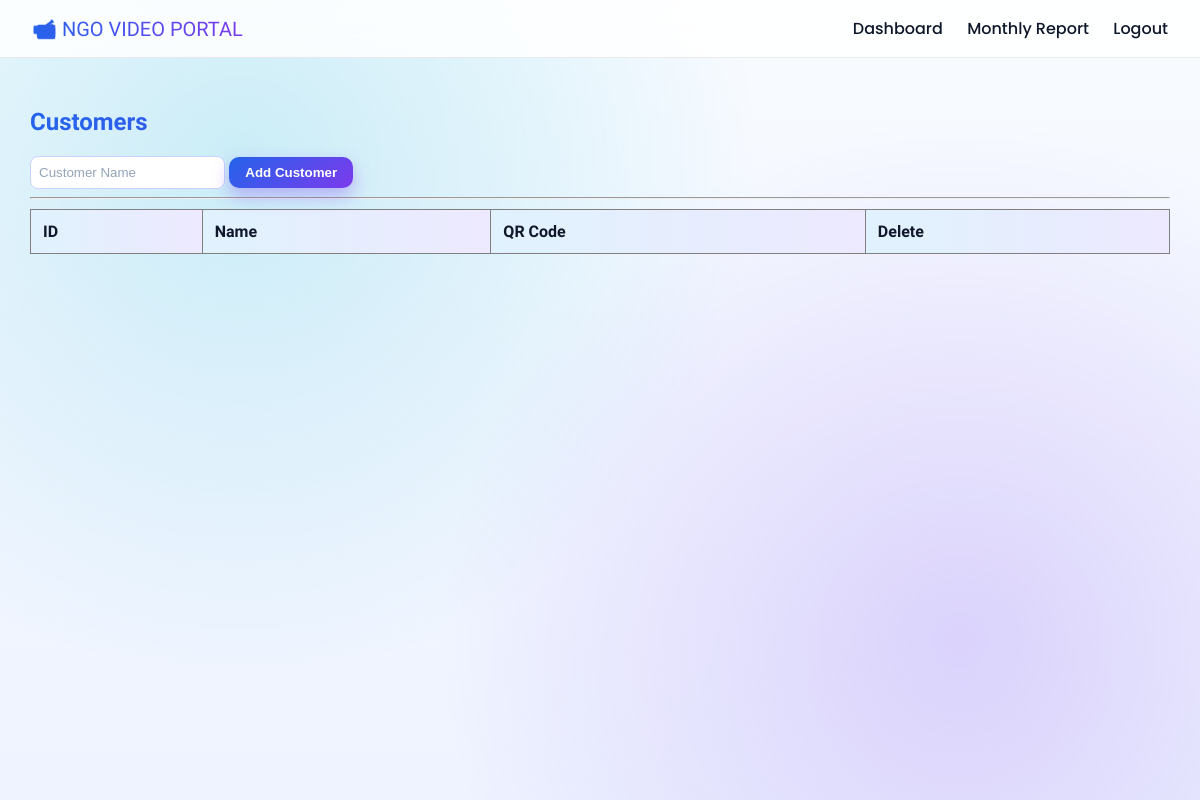
Page /dashboard (signed in) on the earlier database version.
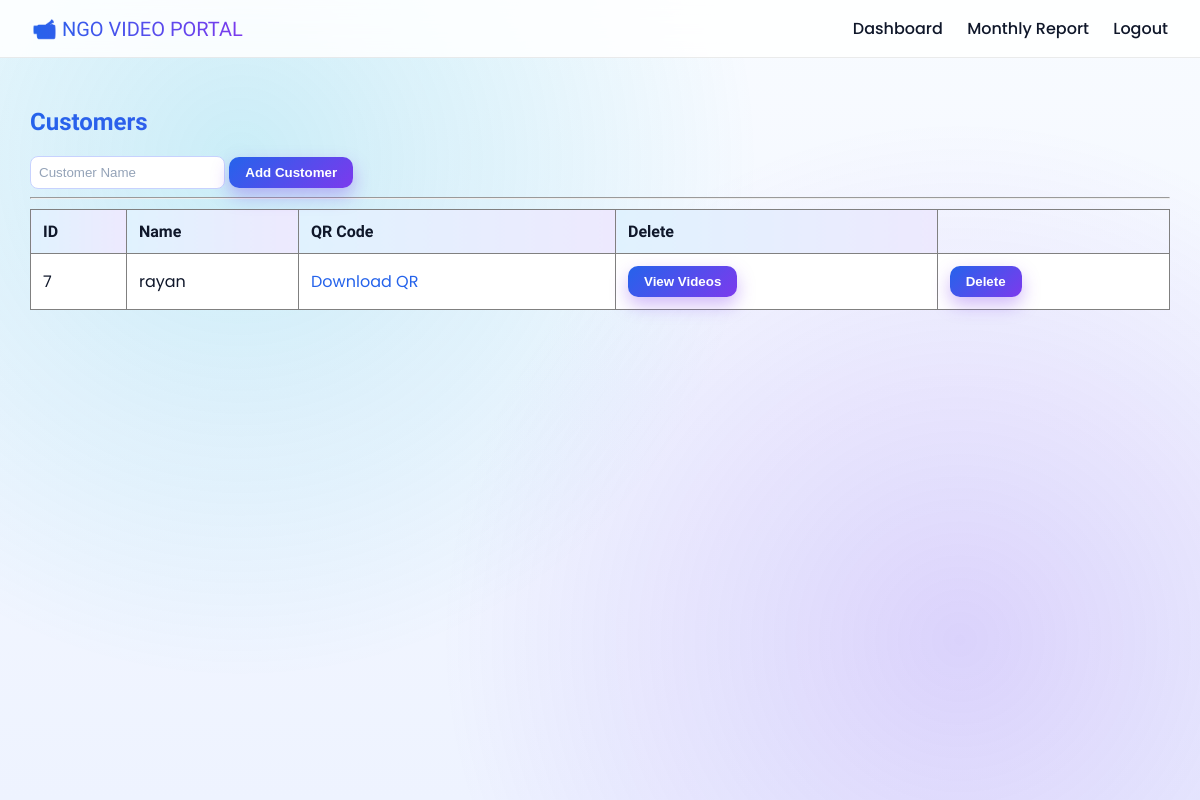
Same page on the later database version.
### tables this page shows
CREATE TABLE customers (
            id INTEGER PRIMARY KEY AUTOINCREMENT,
            name TEXT,
            unique_code TEXT
        );

### app.py (the view)
@app.route('/')
@app.route('/dashboard')
def dashboard():
    if not session.get('admin'):
        return redirect(url_for('login'))
    conn = sqlite3.connect(DATABASE)
    c = conn.cursor()
    c.execute("SELECT * FROM customers")
    customers = c.fetchall()
    conn.close()
    return render_template("index.html", customers=customers)

### templates/index.html
{% extends "layout.html" %}
{% block content %}
<h2>Customers</h2>
<form method="POST" action="/create_customer">
    <input type="text" name="name" placeholder="Customer Name" required>
    <button type="submit">Add Customer</button>
</form>
<hr>
<table border="1" cellpadding="10">
    <tr>
        <th>ID</th>
        <th>Name</th>
        <th>QR Code</th>
        <th>Delete</th>
    </tr>
    {% for customer in customers %}
    <tr>
        <td>{{ customer[0] }}</td>
        <td>{{ customer[1] }}</td>
        <td>
            <a href="/download_qr/{{ customer[2] }}">Download QR</a>
        </td>
        <td>
            <a href="{{ url_for('customer_videos', customer_id=customer[0]) }}">
                <button>View Videos</button>
            </a>
        </td>
        <td>
            <form action="/delete_customer/{{ customer[0] }}" method="POST"
                onsubmit="return confirm('Are you sure you want to delete this customer?');">
                <button type="submit">Delete</button>
            </form>
        </td>
    </tr>
    {% endfor %}
</table>
{% endblock %}

Differences in the rows shown:
added customers: id "7", name "rayan"
